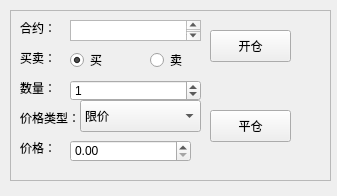
<?xml version="1.0" encoding="UTF-8"?>
<ui version="4.0">
 <class>PlaceOrderForm</class>
 <widget class="QWidget" name="PlaceOrderForm">
  <property name="geometry">
   <rect>
    <x>0</x>
    <y>0</y>
    <width>337</width>
    <height>196</height>
   </rect>
  </property>
  <property name="windowTitle">
   <string>Form</string>
  </property>
  <widget class="QPushButton" name="pushButton_2">
   <property name="geometry">
    <rect>
     <x>210</x>
     <y>110</y>
     <width>81</width>
     <height>32</height>
    </rect>
   </property>
   <property name="text">
    <string>平仓</string>
   </property>
  </widget>
  <widget class="QLabel" name="label">
   <property name="geometry">
    <rect>
     <x>20</x>
     <y>20</y>
     <width>58</width>
     <height>16</height>
    </rect>
   </property>
   <property name="text">
    <string>合约：</string>
   </property>
  </widget>
  <widget class="QPlainTextEdit" name="plainTextEdit_contract">
   <property name="geometry">
    <rect>
     <x>70</x>
     <y>20</y>
     <width>131</width>
     <height>21</height>
    </rect>
   </property>
  </widget>
  <widget class="QLabel" name="label_2">
   <property name="geometry">
    <rect>
     <x>20</x>
     <y>50</y>
     <width>58</width>
     <height>16</height>
    </rect>
   </property>
   <property name="text">
    <string>买卖：</string>
   </property>
  </widget>
  <widget class="QRadioButton" name="radioButton_buy">
   <property name="geometry">
    <rect>
     <x>70</x>
     <y>50</y>
     <width>51</width>
     <height>20</height>
    </rect>
   </property>
   <property name="text">
    <string>买</string>
   </property>
   <property name="checked">
    <bool>true</bool>
   </property>
  </widget>
  <widget class="QRadioButton" name="radioButton_sell">
   <property name="geometry">
    <rect>
     <x>150</x>
     <y>50</y>
     <width>51</width>
     <height>20</height>
    </rect>
   </property>
   <property name="text">
    <string>卖</string>
   </property>
  </widget>
  <widget class="QSpinBox" name="spinBox_vol">
   <property name="geometry">
    <rect>
     <x>70</x>
     <y>80</y>
     <width>131</width>
     <height>21</height>
    </rect>
   </property>
   <property name="value">
    <number>1</number>
   </property>
  </widget>
  <widget class="QLabel" name="label_3">
   <property name="geometry">
    <rect>
     <x>20</x>
     <y>80</y>
     <width>58</width>
     <height>16</height>
    </rect>
   </property>
   <property name="text">
    <string>数量：</string>
   </property>
  </widget>
  <widget class="QComboBox" name="comboBox_price_type">
   <property name="geometry">
    <rect>
     <x>80</x>
     <y>100</y>
     <width>121</width>
     <height>32</height>
    </rect>
   </property>
   <item>
    <property name="text">
     <string>限价</string>
    </property>
   </item>
   <item>
    <property name="text">
     <string>对价</string>
    </property>
   </item>
  </widget>
  <widget class="QLabel" name="label_4">
   <property name="geometry">
    <rect>
     <x>20</x>
     <y>110</y>
     <width>58</width>
     <height>16</height>
    </rect>
   </property>
   <property name="text">
    <string>价格类型：</string>
   </property>
  </widget>
  <widget class="QDoubleSpinBox" name="doubleSpinBox_price">
   <property name="geometry">
    <rect>
     <x>70</x>
     <y>140</y>
     <width>121</width>
     <height>22</height>
    </rect>
   </property>
  </widget>
  <widget class="QLabel" name="label_5">
   <property name="geometry">
    <rect>
     <x>20</x>
     <y>140</y>
     <width>58</width>
     <height>16</height>
    </rect>
   </property>
   <property name="text">
    <string>价格：</string>
   </property>
  </widget>
  <widget class="QFrame" name="frame">
   <property name="geometry">
    <rect>
     <x>10</x>
     <y>10</y>
     <width>321</width>
     <height>171</height>
    </rect>
   </property>
   <property name="frameShape">
    <enum>QFrame::StyledPanel</enum>
   </property>
   <property name="frameShadow">
    <enum>QFrame::Raised</enum>
   </property>
   <widget class="QPushButton" name="pushButton">
    <property name="geometry">
     <rect>
      <x>200</x>
      <y>20</y>
      <width>81</width>
      <height>32</height>
     </rect>
    </property>
    <property name="text">
     <string>开仓</string>
    </property>
   </widget>
  </widget>
  <zorder>frame</zorder>
  <zorder>pushButton_2</zorder>
  <zorder>label</zorder>
  <zorder>plainTextEdit_contract</zorder>
  <zorder>label_2</zorder>
  <zorder>radioButton_buy</zorder>
  <zorder>radioButton_sell</zorder>
  <zorder>spinBox_vol</zorder>
  <zorder>label_3</zorder>
  <zorder>comboBox_price_type</zorder>
  <zorder>label_4</zorder>
  <zorder>doubleSpinBox_price</zorder>
  <zorder>label_5</zorder>
 </widget>
 <tabstops>
  <tabstop>pushButton</tabstop>
  <tabstop>pushButton_2</tabstop>
  <tabstop>plainTextEdit_contract</tabstop>
  <tabstop>radioButton_buy</tabstop>
  <tabstop>radioButton_sell</tabstop>
  <tabstop>spinBox_vol</tabstop>
  <tabstop>comboBox_price_type</tabstop>
  <tabstop>doubleSpinBox_price</tabstop>
 </tabstops>
 <resources/>
 <connections/>
</ui>
